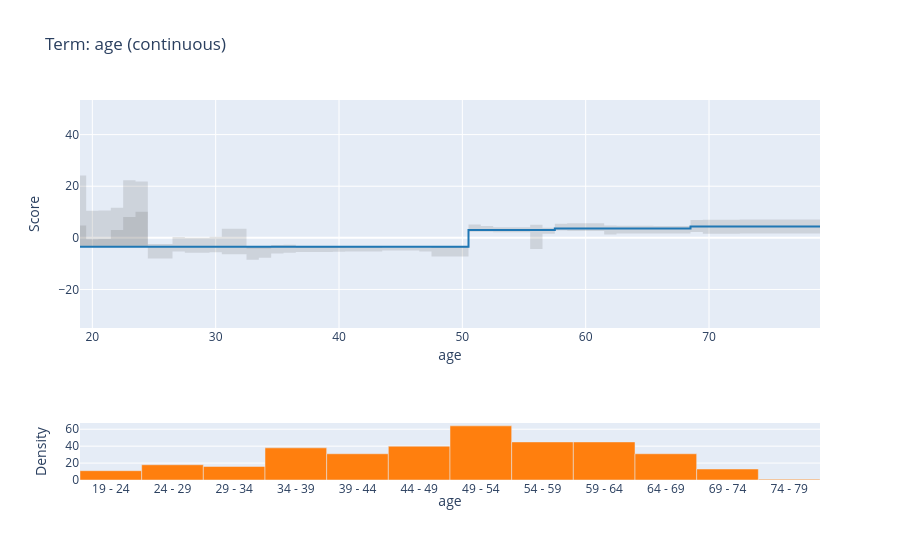
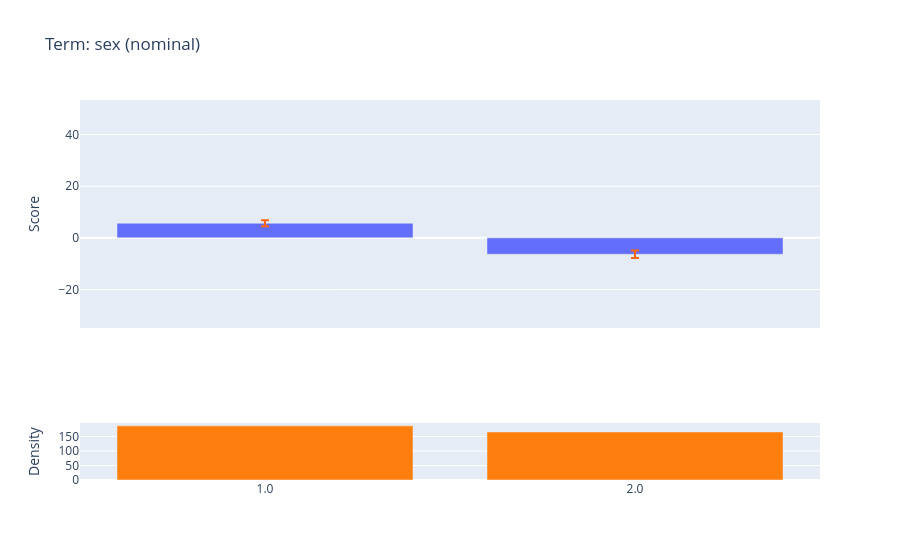
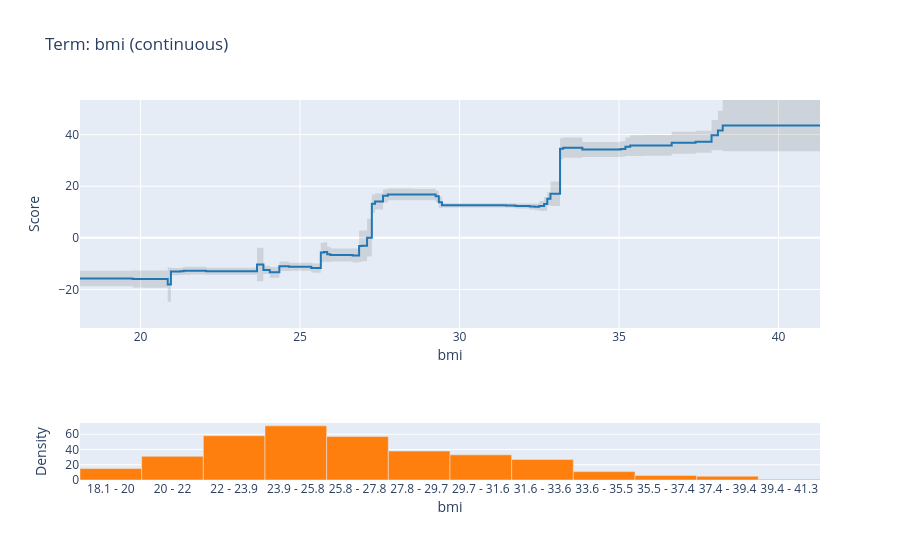
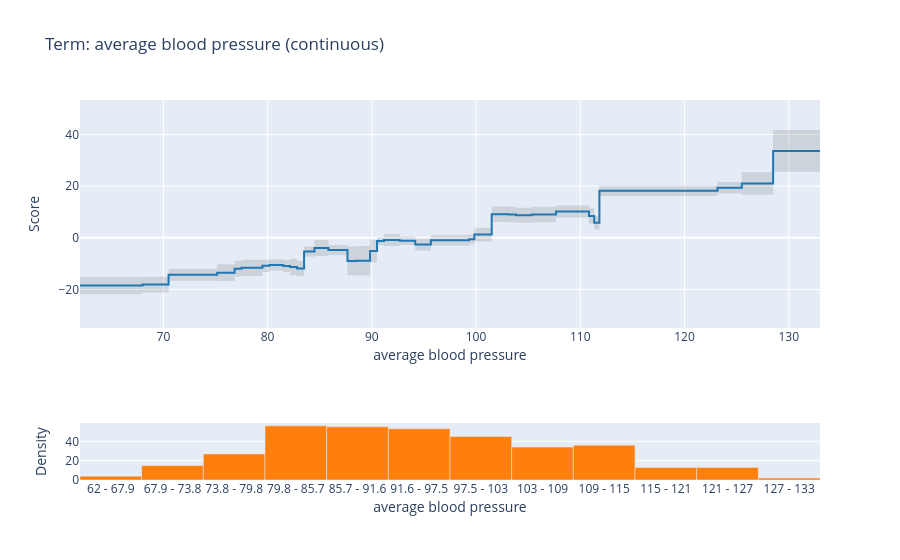

Notebook code for these charts, in order:
### Code cell
ebm_global.selector
for feature_idx in range(len(ebm_global.selector['Name'])):
    iplot(ebm_global.visualize(feature_idx))

### Figure 1 — Plotly figure (JSON) as saved in the notebook; plotly's stock layout.template omitted (floating-point values rounded to 4 significant figures)
{"data": [{"line": {"shape": "hv", "width": 0}, "marker": {"color": "#444"}, "mode": "lines", "name": "Lower Bound", "type": "scatter", "x": [19, 19.5, 20.5, 21.5, 22.5, 23.5, 24.5, 25.5, 26.5, 27.5, 28.5, 29.5, 30.5, 31.5, 32.5, 33.5, 34.5, 35.5, 36.5, 37.5, 38.5, 39.5, 40.5, 41.5, 42.5, 43.5, 44.5, 45.5, 46.5, 47.5, 48.5, 49.5, 50.5, 51.5, 52.5, 53.5, 54.5, 55.5, 56.5, 57.5, 58.5, 59.5, 60.5, 61.5, 62.5, 63.5, 64.5, 65.5, 66.5, 67.5, 68.5, 69.5, 70.5, 71.5, 72.5, 76, 79], "xaxis": "x", "y": [4.75, -0.549, -0.4815, 3.043, 8.118, 10.1, -8.044, -8.044, -5.323, -5.759, -5.759, -5.604, -6.315, -6.315, -8.53, -7.703, -6.054, -5.769, -5.445, -5.445, -5.445, -5.371, -5.341, -5.341, -5.341, -4.872, -4.872, -4.872, -5.252, -7.251, -7.251, -7.238, 2.35, 2.341, 2.172, 2.172, 2.172, -4.319, 1.627, 2.796, 2.671, 2.614, 2.614, 1.296, 1.641, 1.641, 1.641, 1.657, 1.657, 1.657, 2.225, 1.55, 1.55, 1.55, 1.661, 1.661, 1.661], "yaxis": "y"}, {"fill": "tonexty", "fillcolor": "rgba(68, 68, 68, 0.15)", "line": {"color": "rgb(31, 119, 180)", "shape": "hv"}, "mode": "lines", "name": "Main", "type": "scatter", "x": [19, 19.5, 20.5, 21.5, 22.5, 23.5, 24.5, 25.5, 26.5, 27.5, 28.5, 29.5, 30.5, 31.5, 32.5, 33.5, 34.5, 35.5, 36.5, 37.5, 38.5, 39.5, 40.5, 41.5, 42.5, 43.5, 44.5, 45.5, 46.5, 47.5, 48.5, 49.5, 50.5, 51.5, 52.5, 53.5, 54.5, 55.5, 56.5, 57.5, 58.5, 59.5, 60.5, 61.5, 62.5, 63.5, 64.5, 65.5, 66.5, 67.5, 68.5, 69.5, 70.5, 71.5, 72.5, 76, 79], "xaxis": "x", "y": [-3.445, -3.445, -3.445, -3.445, -3.445, -3.445, -3.445, -3.445, -3.445, -3.445, -3.445, -3.445, -3.445, -3.445, -3.445, -3.445, -3.445, -3.445, -3.445, -3.445, -3.445, -3.445, -3.445, -3.445, -3.445, -3.445, -3.445, -3.445, -3.445, -3.445, -3.445, -3.445, 3.037, 3.037, 3.037, 3.037, 3.037, 3.037, 3.037, 3.621, 3.621, 3.621, 3.621, 3.621, 3.621, 3.621, 3.621, 3.621, 3.621, 3.621, 4.407, 4.407, 4.407, 4.407, 4.407, 4.407, 4.407], "yaxis": "y"}, {"fill": "tonexty", "fillcolor": "rgba(68, 68, 68, 0.15)", "line": {"shape": "hv", "width": 0}, "marker": {"color": "#444"}, "mode": "lines", "name": "Upper Bound", "type": "scatter", "x": [19, 19.5, 20.5, 21.5, 22.5, 23.5, 24.5, 25.5, 26.5, 27.5, 28.5, 29.5, 30.5, 31.5, 32.5, 33.5, 34.5, 35.5, 36.5, 37.5, 38.5, 39.5, 40.5, 41.5, 42.5, 43.5, 44.5, 45.5, 46.5, 47.5, 48.5, 49.5, 50.5, 51.5, 52.5, 53.5, 54.5, 55.5, 56.5, 57.5, 58.5, 59.5, 60.5, 61.5, 62.5, 63.5, 64.5, 65.5, 66.5, 67.5, 68.5, 69.5, 70.5, 71.5, 72.5, 76, 79], "xaxis": "x", "y": [24.18, 10.54, 10.61, 11.65, 22.36, 21.81, -2.349, -2.349, 0.3405, 0.05761, 0.05761, 0.4332, 3.498, 3.498, -4.166, -4.106, -2.747, -2.67, -3.957, -3.957, -3.957, -3.924, -3.823, -3.823, -3.823, -3.503, -3.503, -3.503, -3.585, -3.955, -3.955, -3.83, 5.174, 4.577, 4.109, 4.109, 4.109, 5.06, 3.918, 5.49, 5.682, 5.642, 5.642, 4.79, 4.663, 4.663, 4.663, 4.582, 4.582, 4.582, 6.915, 7.046, 7.046, 7.046, 7.108, 7.108, 7.108], "yaxis": "y"}, {"hovertemplate": "(%{hovertext}): %{y}", "hovertext": ["19 - 24", "24 - 29", "29 - 34", "34 - 39", "39 - 44", "44 - 49", "49 - 54", "54 - 59", "59 - 64", "64 - 69", "69 - 74", "74 - 79"], "marker": {"color": "#ff7f0e"}, "name": "Distribution", "type": "bar", "x": [21.5, 26.5, 31.5, 36.5, 41.5, 46.5, 51.5, 56.5, 61.5, 66.5, 71.5, 76.5], "xaxis": "x2", "y": [11, 18, 16, 38, 31, 40, 64, 45, 45, 31, 13, 1], "yaxis": "y2"}], "layout": {"bargap": 0, "showlegend": false, "title": {"text": "Term: age (continuous)"}, "xaxis": {"anchor": "y", "domain": [0, 1], "matches": "x", "title": {"standoff": 0, "text": "age"}}, "xaxis2": {"anchor": "y2", "domain": [0, 1], "matches": "x", "tickmode": "array", "ticktext": ["19 - 24", "24 - 29", "29 - 34", "34 - 39", "39 - 44", "44 - 49", "49 - 54", "54 - 59", "59 - 64", "64 - 69", "69 - 74", "74 - 79"], "tickvals": [21.5, 26.5, 31.5, 36.5, 41.5, 46.5, 51.5, 56.5, 61.5, 66.5, 71.5, 76.5], "title": {"standoff": 0, "text": "age"}}, "yaxis": {"anchor": "x", "domain": [0.4, 1], "range": [-34.93, 53.41], "title": {"text": "Score"}}, "yaxis2": {"anchor": "x2", "domain": [0, 0.15], "title": {"text": "Density"}}}}

### Figure 2 — Plotly figure (JSON) as saved in the notebook; plotly's stock layout.template omitted (floating-point values rounded to 4 significant figures)
{"data": [{"error_y": {"array": [1.192, 1.425], "color": "#ff6614", "type": "data", "visible": true}, "type": "bar", "x": ["1.0", "2.0"], "xaxis": "x", "y": [5.651, -6.366], "yaxis": "y"}, {"hovertemplate": "(%{hovertext}): %{y}", "hovertext": ["1.0", "2.0"], "marker": {"color": "#ff7f0e"}, "name": "Distribution", "type": "bar", "x": ["1.0", "2.0"], "xaxis": "x2", "y": [187, 166], "yaxis": "y2"}], "layout": {"showlegend": false, "title": {"text": "Term: sex (nominal)"}, "xaxis": {"anchor": "y", "domain": [0, 1], "matches": "x2", "showticklabels": false}, "xaxis2": {"anchor": "y2", "domain": [0, 1]}, "yaxis": {"anchor": "x", "domain": [0.4, 1], "range": [-34.93, 53.41], "title": {"text": "Score"}}, "yaxis2": {"anchor": "x2", "domain": [0, 0.15], "title": {"text": "Density"}}}}

### Figure 3 — Plotly figure (JSON) as saved in the notebook; plotly's stock layout.template omitted (floating-point values rounded to 4 significant figures; data arrays with more than 128 entries replaced by an {"elided": "..."} marker saying what was removed)
{"data": [{"line": {"shape": "hv", "width": 0}, "marker": {"color": "#444"}, "mode": "lines", "name": "Lower Bound", "type": "scatter", "x": {"elided": "154 float values"}, "xaxis": "x", "y": {"elided": "154 float values"}, "yaxis": "y"}, {"fill": "tonexty", "fillcolor": "rgba(68, 68, 68, 0.15)", "line": {"color": "rgb(31, 119, 180)", "shape": "hv"}, "mode": "lines", "name": "Main", "type": "scatter", "x": {"elided": "154 float values"}, "xaxis": "x", "y": {"elided": "154 float values"}, "yaxis": "y"}, {"fill": "tonexty", "fillcolor": "rgba(68, 68, 68, 0.15)", "line": {"shape": "hv", "width": 0}, "marker": {"color": "#444"}, "mode": "lines", "name": "Upper Bound", "type": "scatter", "x": {"elided": "154 float values"}, "xaxis": "x", "y": {"elided": "154 float values"}, "yaxis": "y"}, {"hovertemplate": "(%{hovertext}): %{y}", "hovertext": ["18.1 - 20", "20 - 22", "22 - 23.9", "23.9 - 25.8", "25.8 - 27.8", "27.8 - 29.7", "29.7 - 31.6", "31.6 - 33.6", "33.6 - 35.5", "35.5 - 37.4", "37.4 - 39.4", "39.4 - 41.3"], "marker": {"color": "#ff7f0e"}, "name": "Distribution", "type": "bar", "x": [19.07, 21, 22.93, 24.87, 26.8, 28.73, 30.67, 32.6, 34.53, 36.47, 38.4, 40.33], "xaxis": "x2", "y": [15, 31, 58, 71, 57, 38, 33, 27, 11, 6, 5, 1], "yaxis": "y2"}], "layout": {"bargap": 0, "showlegend": false, "title": {"text": "Term: bmi (continuous)"}, "xaxis": {"anchor": "y", "domain": [0, 1], "matches": "x", "title": {"standoff": 0, "text": "bmi"}}, "xaxis2": {"anchor": "y2", "domain": [0, 1], "matches": "x", "tickmode": "array", "ticktext": ["18.1 - 20", "20 - 22", "22 - 23.9", "23.9 - 25.8", "25.8 - 27.8", "27.8 - 29.7", "29.7 - 31.6", "31.6 - 33.6", "33.6 - 35.5", "35.5 - 37.4", "37.4 - 39.4", "39.4 - 41.3"], "tickvals": [19.07, 21, 22.93, 24.87, 26.8, 28.73, 30.67, 32.6, 34.53, 36.47, 38.4, 40.33], "title": {"standoff": 0, "text": "bmi"}}, "yaxis": {"anchor": "x", "domain": [0.4, 1], "range": [-34.93, 53.41], "title": {"text": "Score"}}, "yaxis2": {"anchor": "x2", "domain": [0, 0.15], "title": {"text": "Density"}}}}

### Figure 4 — Plotly figure (JSON) as saved in the notebook; plotly's stock layout.template omitted (floating-point values rounded to 4 significant figures)
{"data": [{"line": {"shape": "hv", "width": 0}, "marker": {"color": "#444"}, "mode": "lines", "name": "Lower Bound", "type": "scatter", "x": [62, 62.5, 64.16, 65.66, 68, 70.5, 72, 73.5, 74.16, 74.5, 74.84, 75.16, 75.66, 76.34, 76.84, 77.5, 78.16, 78.5, 78.84, 79.5, 80.16, 80.66, 81.5, 82.16, 82.5, 82.84, 83.5, 84.5, 85.16, 85.5, 85.84, 86.5, 87.16, 87.66, 88.5, 89.34, 89.84, 90.5, 91.16, 91.66, 92.16, 92.66, 93.16, 93.66, 94.16, 94.5, 94.84, 95.16, 95.66, 96.5, 97.5, 98.16, 98.66, 99.34, 99.84, 100.5, 101.5, 102.5, 103.2, 103.5, 103.8, 104.2, 104.7, 105.3, 105.8, 106.5, 107.2, 107.7, 108.5, 109.5, 110.3, 110.8, 111.3, 111.8, 112.3, 112.8, 113.5, 114.5, 115.5, 116.5, 118, 119.5, 120.5, 121.5, 122.5, 123.2, 123.7, 124.5, 125.5, 128.5, 132, 133], "xaxis": "x", "y": [-21.82, -21.82, -21.82, -21.82, -21.14, -16.59, -16.59, -16.59, -16.59, -16.59, -16.59, -16.71, -16.71, -16.71, -15.04, -14.77, -14.77, -14.77, -14.77, -13.27, -12.71, -12.63, -13.22, -14.5, -14.5, -14.89, -7.287, -7.054, -7.054, -7.054, -6.774, -6.774, -6.774, -14.54, -14.58, -14.58, -9.51, -2.772, -3.141, -3.141, -3.141, -2.82, -2.82, -2.82, -4.883, -4.883, -4.883, -4.883, -3.041, -3.041, -3.041, -3.041, -3.041, -2.482, -1.382, -1.382, 6.152, 6.152, 6.009, 5.997, 5.86, 5.86, 5.86, 5.977, 6.013, 6.013, 6.029, 7.917, 7.917, 7.917, 7.917, 5.505, 3.256, 16.21, 16.21, 16.21, 16.21, 16.21, 16.21, 16.21, 16.21, 16.21, 16.21, 16.21, 16.21, 17.2, 17.2, 17.2, 16.67, 25.58, 25.58, 25.58], "yaxis": "y"}, {"fill": "tonexty", "fillcolor": "rgba(68, 68, 68, 0.15)", "line": {"color": "rgb(31, 119, 180)", "shape": "hv"}, "mode": "lines", "name": "Main", "type": "scatter", "x": [62, 62.5, 64.16, 65.66, 68, 70.5, 72, 73.5, 74.16, 74.5, 74.84, 75.16, 75.66, 76.34, 76.84, 77.5, 78.16, 78.5, 78.84, 79.5, 80.16, 80.66, 81.5, 82.16, 82.5, 82.84, 83.5, 84.5, 85.16, 85.5, 85.84, 86.5, 87.16, 87.66, 88.5, 89.34, 89.84, 90.5, 91.16, 91.66, 92.16, 92.66, 93.16, 93.66, 94.16, 94.5, 94.84, 95.16, 95.66, 96.5, 97.5, 98.16, 98.66, 99.34, 99.84, 100.5, 101.5, 102.5, 103.2, 103.5, 103.8, 104.2, 104.7, 105.3, 105.8, 106.5, 107.2, 107.7, 108.5, 109.5, 110.3, 110.8, 111.3, 111.8, 112.3, 112.8, 113.5, 114.5, 115.5, 116.5, 118, 119.5, 120.5, 121.5, 122.5, 123.2, 123.7, 124.5, 125.5, 128.5, 132, 133], "xaxis": "x", "y": [-18.5, -18.5, -18.5, -18.5, -18.11, -14.27, -14.27, -14.27, -14.27, -14.27, -14.27, -13.48, -13.48, -13.48, -11.94, -11.64, -11.64, -11.64, -11.64, -10.86, -10.55, -10.48, -10.89, -11.3, -11.3, -11.91, -5.305, -3.962, -3.962, -3.962, -4.753, -4.753, -4.753, -8.968, -8.868, -8.868, -5.114, -1.215, -0.8133, -0.8133, -0.8133, -1.134, -1.134, -1.134, -2.575, -2.575, -2.575, -2.575, -0.9535, -0.9535, -0.9535, -0.9535, -0.9535, -0.582, 1.275, 1.275, 9.127, 9.127, 9.057, 8.997, 8.757, 8.757, 8.757, 9.01, 9.043, 9.043, 9.061, 10.22, 10.22, 10.22, 10.22, 8.468, 5.868, 18.21, 18.21, 18.21, 18.21, 18.21, 18.21, 18.21, 18.21, 18.21, 18.21, 18.21, 18.21, 19.44, 19.44, 19.44, 21.04, 33.66, 33.66, 33.66], "yaxis": "y"}, {"fill": "tonexty", "fillcolor": "rgba(68, 68, 68, 0.15)", "line": {"shape": "hv", "width": 0}, "marker": {"color": "#444"}, "mode": "lines", "name": "Upper Bound", "type": "scatter", "x": [62, 62.5, 64.16, 65.66, 68, 70.5, 72, 73.5, 74.16, 74.5, 74.84, 75.16, 75.66, 76.34, 76.84, 77.5, 78.16, 78.5, 78.84, 79.5, 80.16, 80.66, 81.5, 82.16, 82.5, 82.84, 83.5, 84.5, 85.16, 85.5, 85.84, 86.5, 87.16, 87.66, 88.5, 89.34, 89.84, 90.5, 91.16, 91.66, 92.16, 92.66, 93.16, 93.66, 94.16, 94.5, 94.84, 95.16, 95.66, 96.5, 97.5, 98.16, 98.66, 99.34, 99.84, 100.5, 101.5, 102.5, 103.2, 103.5, 103.8, 104.2, 104.7, 105.3, 105.8, 106.5, 107.2, 107.7, 108.5, 109.5, 110.3, 110.8, 111.3, 111.8, 112.3, 112.8, 113.5, 114.5, 115.5, 116.5, 118, 119.5, 120.5, 121.5, 122.5, 123.2, 123.7, 124.5, 125.5, 128.5, 132, 133], "xaxis": "x", "y": [-15.18, -15.18, -15.18, -15.18, -15.08, -11.94, -11.94, -11.94, -11.94, -11.94, -11.94, -10.26, -10.26, -10.26, -8.842, -8.501, -8.501, -8.501, -8.501, -8.446, -8.388, -8.338, -8.562, -8.091, -8.091, -8.931, -3.322, -0.8691, -0.8691, -0.8691, -2.731, -2.731, -2.731, -3.394, -3.16, -3.16, -0.7184, 0.3423, 1.514, 1.514, 1.514, 0.5518, 0.5518, 0.5518, -0.2678, -0.2678, -0.2678, -0.2678, 1.134, 1.134, 1.134, 1.134, 1.134, 1.318, 3.932, 3.932, 12.1, 12.1, 12.1, 12.0, 11.65, 11.65, 11.65, 12.04, 12.07, 12.07, 12.09, 12.52, 12.52, 12.52, 12.52, 11.43, 8.48, 20.2, 20.2, 20.2, 20.2, 20.2, 20.2, 20.2, 20.2, 20.2, 20.2, 20.2, 20.2, 21.68, 21.68, 21.68, 25.42, 41.74, 41.74, 41.74], "yaxis": "y"}, {"hovertemplate": "(%{hovertext}): %{y}", "hovertext": ["62 - 67.9", "67.9 - 73.8", "73.8 - 79.8", "79.8 - 85.7", "85.7 - 91.6", "91.6 - 97.5", "97.5 - 103", "103 - 109", "109 - 115", "115 - 121", "121 - 127", "127 - 133"], "marker": {"color": "#ff7f0e"}, "name": "Distribution", "type": "bar", "x": [64.96, 70.88, 76.79, 82.71, 88.62, 94.54, 100.5, 106.4, 112.3, 118.2, 124.1, 130.0], "xaxis": "x2", "y": [4, 15, 27, 56, 55, 53, 45, 34, 36, 13, 13, 2], "yaxis": "y2"}], "layout": {"bargap": 0, "showlegend": false, "title": {"text": "Term: average blood pressure (continuous)"}, "xaxis": {"anchor": "y", "domain": [0, 1], "matches": "x", "title": {"standoff": 0, "text": "average blood pressure"}}, "xaxis2": {"anchor": "y2", "domain": [0, 1], "matches": "x", "tickmode": "array", "ticktext": ["62 - 67.9", "67.9 - 73.8", "73.8 - 79.8", "79.8 - 85.7", "85.7 - 91.6", "91.6 - 97.5", "97.5 - 103", "103 - 109", "109 - 115", "115 - 121", "121 - 127", "127 - 133"], "tickvals": [64.96, 70.88, 76.79, 82.71, 88.62, 94.54, 100.5, 106.4, 112.3, 118.2, 124.1, 130.0], "title": {"standoff": 0, "text": "average blood pressure"}}, "yaxis": {"anchor": "x", "domain": [0.4, 1], "range": [-34.93, 53.41], "title": {"text": "Score"}}, "yaxis2": {"anchor": "x2", "domain": [0, 0.15], "title": {"text": "Density"}}}}
